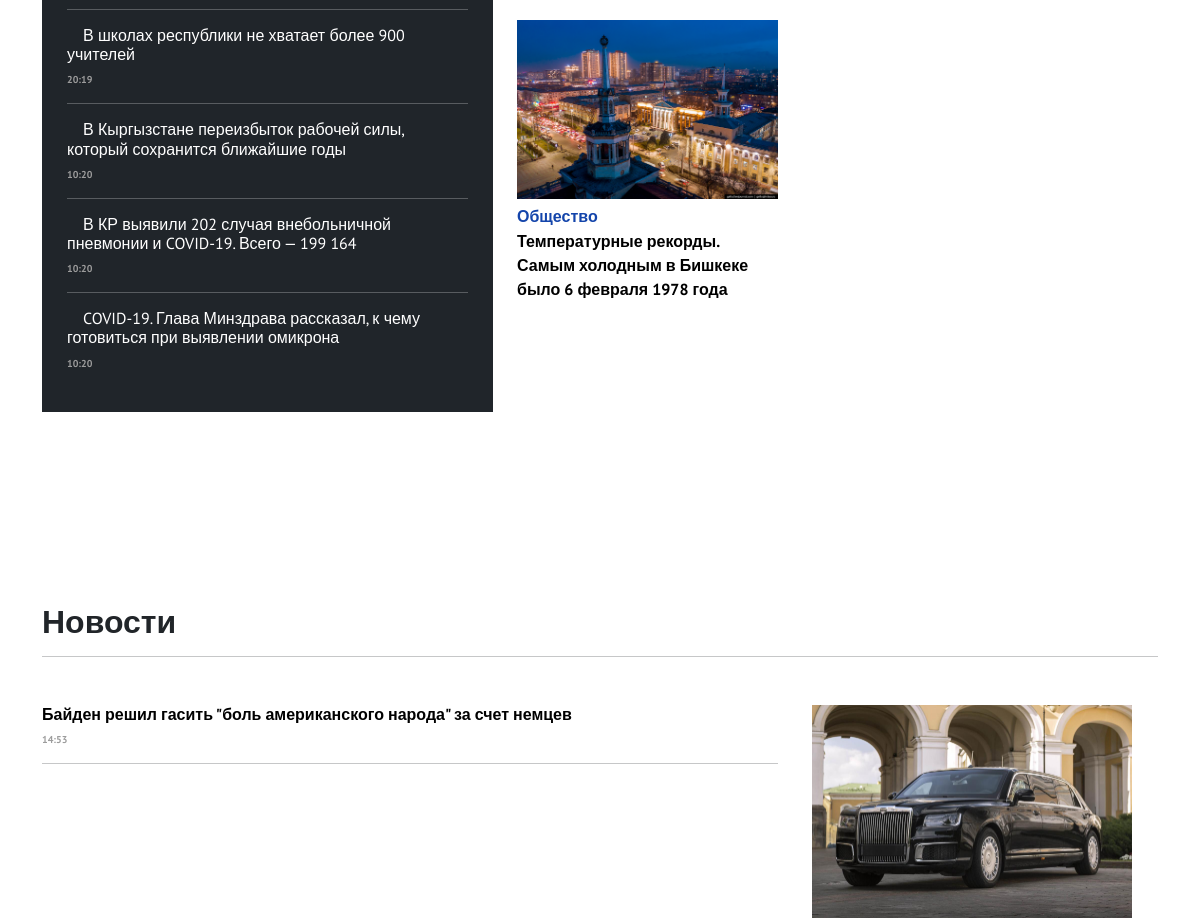
The app's page / (middle part), older data.
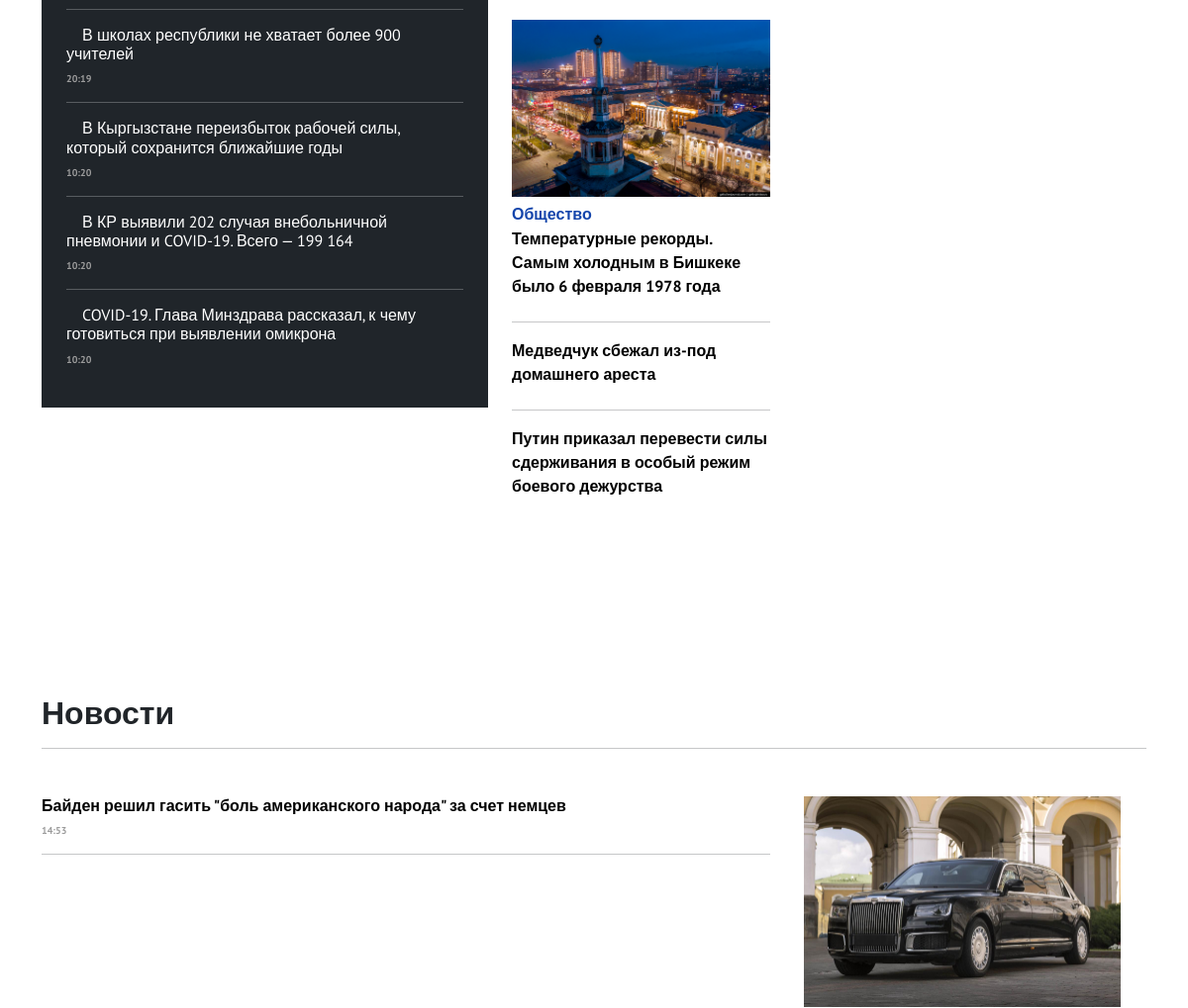
The same page, newer data.
### core/models.py (models this page shows, shortened)
class Article(models.Model):
    title = models.CharField(max_length=255)
    text = models.TextField()
    author = models.ForeignKey(
        to="Author",
        on_delete=models.SET_NULL,
        null=True, blank=True,
        related_name="article",
        verbose_name=_("Автор")
    )
    heading = models.ForeignKey(
        to="HeadingArticle",
        on_delete=models.PROTECT,
        null=True,
        related_name="article",
        verbose_name=_("Рубрика")
    )
    readers = models.ManyToManyField(
        to=User,
        related_name="readed_articles",
        blank=True,
        verbose_name=_("Читатели")
    )
    views = models.IntegerField(default=0, verbose_name=_("Просмотры"))
    created_at = models.DateTimeField(
        auto_now_add=True,
        null=True,
    )
    main_article = models.BooleanField(default=False, verbose_name=_("Первая новость"))
    margin_article_text = models.BooleanField(default=False, verbose_name=_("Ровнительные новости"))
    text_article = models.BooleanField(default=False, verbose_name=_("Текстовые новости"))
    center_article = models.BooleanField(default=False)
    right_panel_article = models.BooleanField(default=False, verbose_name=_("Главные новости"))
    updated_at = models.DateTimeField(auto_now=True)
    is_active = models.BooleanField(default=True)
    picture = models.ImageField(
        upload_to="articles_image",
        null=True, blank=True,
        verbose_name="Главная картинка статьи"
    )

class HeadingArticle(models.Model):
    title = models.CharField(max_length=255)
    class Meta:
        verbose_name = "Рубрика"
        verbose_name_plural = "Рубрики"
    def __str__(self):
        return self.title

### core/views.py (the view)
# urls.py: path('', views.articles, name="main"),
def articles(request):
    articles = Article.objects.all()
    articles = Article.objects.order_by('-created_at')
    heading = HeadingArticle.objects.all()
    paginator = Paginator(articles, per_page=60)
    page_number = request.GET.get('page', 1)
    page_obj = paginator.get_page(page_number)
    context = {
        "articles": page_obj.object_list,
        "paginator": paginator,
        "heading": heading,
        "page_number": int(page_number)
    }
    return render(
        request,
        "articles.html",
        context=context
    )

### core/templates/articles.html (shortened to what this page needs)
{% extends 'base.html' %}
{% block content %}
<div class="container">
  <div class="row">
    <div class="col-md-5 col-sm-12 mt-2">
      <div class="black_block_news">
        {% for article in articles %}
          {% if article.right_panel_article %}
            <hr>
            <h6><a href="{% url 'article' article.id %}" class="link-text2">{{ article.title }}</a></h6>
            <p class="date_time">{{ article.created_at|date:"H:i" }}</p>
          {% endif %}
        {% endfor %}
      </div>
    </div>
    <div class="col-md-3 mt-4">
      {% for article in articles %}
        {% if article.center_article %}
          <img class="img-fluid img-m2" {% if article.picture %} src="{{ article.picture.url }}" {% endif %} alt="...">
          <a class="text-link2">{{ article.heading }}</a>
          <h6 class="news_main"><a href="{% url 'article' article.id %}" class="link-text">{{ article.title }}</a></h6>
        {% endif %}
      {% endfor %}
      {% for article in articles %}
        {% if article.margin_article_text %}
          <hr class="mt-4">
          <h6 class="news_main"><a href="{% url 'article' article.id %}" class="link-text">{{ article.title }}</a></h6>
        {% endif %}
      {% endfor %}
    </div>
    <div class="col-md-4 mt-4">
    </div>
  </div>
</div>
<div class="container mt-7">
  <div class="ads_block">
  </div>
</div>
<div class="container">
  <h2 class="mt-7 news">Новости</h2>
  <hr class="mb-5">
  <div class="row">
    <div class="col-md-8">
      {% for article in articles %}
        {% if article.text_article %}
            {% if not article.right_panel_article %}
              <h6><a href="{% url 'article' article.id %}" class="link-text3">{{ article.title }}</a></h6>
              <p class="date_time">{{ article.created_at|date:"H:i" }}</p>
              <hr >
            {% endif %}
          {% endif %}
        {% endfor %}
    </div>
    <div class="col-md-4">
      {% for article in articles %}
          {% if not article.text_article %}
              {% if article.picture %}
                {% if not article.main_article %}
                  {% if not article.center_article %}
                      {% if not article.right_panel_article %}
                            <div class="d-flexw">
                              <div class="mb-2 mr-5" style="width: 18rem;">
                              <img src="{{ article.picture.url }}" class="img-adaptive mr-7" alt="...">
                              </div>
                            </div>
                        {% endif %}
                      {% endif %}
                  {% endif %}
                {% endif %}
              {% endif %}
          {% endfor %}
    </div>
  </div>
</div>
{% endblock %}

### core/templates/base.html (shortened to what this page needs)
{% load static %}
<!DOCTYPE html>
<html lang="en">
<head>
    <link rel="stylesheet" href="{% static 'style.css' %}">
    <link href="https://cdn.jsdelivr.net/npm/bootstrap@5.1.3/dist/css/bootstrap.min.css" rel="stylesheet">
<link href="/docs/5.1/dist/css/bootstrap.min.css" rel="stylesheet">
<body>
  {% block content %}
  {% endblock %}
</head>
</body>
</html>

### core/static/style.css (style rules this page uses)
body { background-color: #e8e8e8; }
.news_main { line-height: 1.5; font-weight: 500; margin-top: 1px; font-family: 'PT Sans', sans-serif; font-weight: bolder; }
.link-text { text-decoration: none; color: black; transition-duration: 0.3s; }
.text-link2 { color: #1445ab; text-decoration: none; font-family: 'PT Sans', sans-serif; font-weight: bold; display: block; }
.img-m2 { margin-bottom: 5px; margin-top: 15px; }
.link-text2 { text-decoration: none; color: white; transition-duration: 0.3s; padding: 1em; font-family: 'PT Sans', sans-serif; }
.link-text3 { text-decoration: none; color: black; transition-duration: 0.3s; font-family: 'PT Sans', sans-serif; font-weight: bolder; }
.date_time { color: #9c9c9c; font-family: 'PT Sans', sans-serif; font-weight: bolder; font-size: 10px; }
.mt-7 { margin-top: 50px; }
.news { font-family: 'PT Sans', sans-serif; font-weight: bolder; }
.ads_block { width: 100%; height: 90px; color: white; text-align: center; font-size: 55px; }
.mr-5 { margin-right: 27px; }
.d-flexw { display: block; }
.img-adaptive { max-width: 320px; height: auto; }
.mr-7 { margin-left: 10px; }
.black_block_news { background-color: #20252a; max-width: 650px; color: white; padding-left: 25px; padding-right: 25px; padding-bottom: 25px; height: auto; }

Row changes from the older to the newer data that the page shows:
added Article: title "Медведчук сбежал из-под домашнего ареста"
added Article: title "Путин приказал перевести силы сдерживания в особый режим боевого дежурства"
